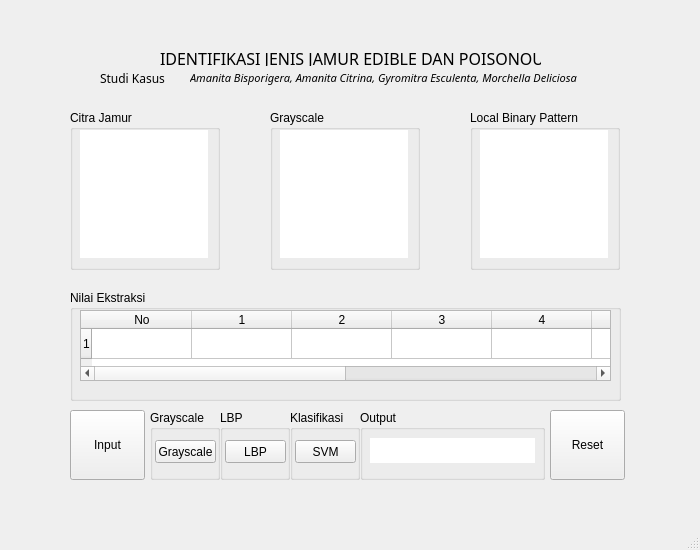
<?xml version="1.0" encoding="UTF-8"?>
<ui version="4.0">
 <class>MainWindow</class>
 <widget class="QMainWindow" name="MainWindow">
  <property name="geometry">
   <rect>
    <x>0</x>
    <y>0</y>
    <width>700</width>
    <height>550</height>
   </rect>
  </property>
  <property name="windowTitle">
   <string>Tugas Akhir Jamur</string>
  </property>
  <widget class="QWidget" name="centralwidget">
   <widget class="QLabel" name="label_Judul1">
    <property name="geometry">
     <rect>
      <x>160</x>
      <y>50</y>
      <width>381</width>
      <height>16</height>
     </rect>
    </property>
    <property name="font">
     <font>
      <family>Bahnschrift Light</family>
      <pointsize>12</pointsize>
      <weight>50</weight>
      <bold>false</bold>
     </font>
    </property>
    <property name="text">
     <string>IDENTIFIKASI JENIS JAMUR EDIBLE DAN POISONOUS</string>
    </property>
   </widget>
   <widget class="QLabel" name="label_Judul3">
    <property name="geometry">
     <rect>
      <x>190</x>
      <y>70</y>
      <width>401</width>
      <height>16</height>
     </rect>
    </property>
    <property name="font">
     <font>
      <family>Bahnschrift Light</family>
      <pointsize>8</pointsize>
      <italic>true</italic>
     </font>
    </property>
    <property name="text">
     <string>Amanita Bisporigera, Amanita Citrina, Gyromitra Esculenta, Morchella Deliciosa</string>
    </property>
   </widget>
   <widget class="QLabel" name="label_Judul2">
    <property name="geometry">
     <rect>
      <x>100</x>
      <y>70</y>
      <width>71</width>
      <height>16</height>
     </rect>
    </property>
    <property name="font">
     <font>
      <family>Bahnschrift Light</family>
     </font>
    </property>
    <property name="text">
     <string>Studi Kasus   : </string>
    </property>
   </widget>
   <widget class="QGroupBox" name="groupBox_CitraJamur">
    <property name="geometry">
     <rect>
      <x>70</x>
      <y>110</y>
      <width>150</width>
      <height>160</height>
     </rect>
    </property>
    <property name="title">
     <string>Citra Jamur</string>
    </property>
    <widget class="QLabel" name="label_CitraJamur">
     <property name="geometry">
      <rect>
       <x>10</x>
       <y>20</y>
       <width>128</width>
       <height>128</height>
      </rect>
     </property>
     <property name="styleSheet">
      <string notr="true">background-color: rgb(255, 255, 255);</string>
     </property>
     <property name="text">
      <string/>
     </property>
    </widget>
   </widget>
   <widget class="QGroupBox" name="groupBox_Grayscale">
    <property name="geometry">
     <rect>
      <x>270</x>
      <y>110</y>
      <width>150</width>
      <height>160</height>
     </rect>
    </property>
    <property name="title">
     <string>Grayscale</string>
    </property>
    <widget class="QLabel" name="label_Grayscale">
     <property name="geometry">
      <rect>
       <x>10</x>
       <y>20</y>
       <width>128</width>
       <height>128</height>
      </rect>
     </property>
     <property name="styleSheet">
      <string notr="true">background-color: rgb(255, 255, 255);</string>
     </property>
     <property name="text">
      <string/>
     </property>
    </widget>
   </widget>
   <widget class="QGroupBox" name="groupBox_LBP">
    <property name="geometry">
     <rect>
      <x>470</x>
      <y>110</y>
      <width>150</width>
      <height>160</height>
     </rect>
    </property>
    <property name="title">
     <string>Local Binary Pattern</string>
    </property>
    <widget class="QLabel" name="label_LBP">
     <property name="geometry">
      <rect>
       <x>10</x>
       <y>20</y>
       <width>128</width>
       <height>128</height>
      </rect>
     </property>
     <property name="styleSheet">
      <string notr="true">background-color: rgb(255, 255, 255);</string>
     </property>
     <property name="text">
      <string/>
     </property>
    </widget>
   </widget>
   <widget class="QGroupBox" name="groupBox_NilaiEkstraksi">
    <property name="geometry">
     <rect>
      <x>70</x>
      <y>290</y>
      <width>551</width>
      <height>111</height>
     </rect>
    </property>
    <property name="title">
     <string>Nilai Ekstraksi</string>
    </property>
    <widget class="QTableWidget" name="tableWidget_NilaiEkstraksi">
     <property name="geometry">
      <rect>
       <x>10</x>
       <y>20</y>
       <width>531</width>
       <height>71</height>
      </rect>
     </property>
     <row>
      <property name="text">
       <string>1</string>
      </property>
     </row>
     <column>
      <property name="text">
       <string>No</string>
      </property>
     </column>
     <column>
      <property name="text">
       <string>1</string>
      </property>
     </column>
     <column>
      <property name="text">
       <string>2</string>
      </property>
     </column>
     <column>
      <property name="text">
       <string>3</string>
      </property>
     </column>
     <column>
      <property name="text">
       <string>4</string>
      </property>
     </column>
     <column>
      <property name="text">
       <string>5</string>
      </property>
     </column>
     <column>
      <property name="text">
       <string>6</string>
      </property>
     </column>
     <column>
      <property name="text">
       <string>7</string>
      </property>
     </column>
     <column>
      <property name="text">
       <string>8</string>
      </property>
     </column>
     <column>
      <property name="text">
       <string>9</string>
      </property>
     </column>
    </widget>
   </widget>
   <widget class="QPushButton" name="pushButton_Input">
    <property name="geometry">
     <rect>
      <x>70</x>
      <y>410</y>
      <width>75</width>
      <height>70</height>
     </rect>
    </property>
    <property name="text">
     <string>Input</string>
    </property>
   </widget>
   <widget class="QGroupBox" name="groupBox_Grayscl">
    <property name="geometry">
     <rect>
      <x>150</x>
      <y>410</y>
      <width>70</width>
      <height>70</height>
     </rect>
    </property>
    <property name="title">
     <string>Grayscale</string>
    </property>
    <widget class="QPushButton" name="pushButton_Grayscale">
     <property name="geometry">
      <rect>
       <x>5</x>
       <y>30</y>
       <width>61</width>
       <height>23</height>
      </rect>
     </property>
     <property name="text">
      <string>Grayscale</string>
     </property>
    </widget>
   </widget>
   <widget class="QGroupBox" name="groupBox_lbp">
    <property name="geometry">
     <rect>
      <x>220</x>
      <y>410</y>
      <width>70</width>
      <height>70</height>
     </rect>
    </property>
    <property name="title">
     <string>LBP</string>
    </property>
    <widget class="QPushButton" name="pushButton_LBP">
     <property name="geometry">
      <rect>
       <x>5</x>
       <y>30</y>
       <width>61</width>
       <height>23</height>
      </rect>
     </property>
     <property name="text">
      <string>LBP</string>
     </property>
    </widget>
   </widget>
   <widget class="QGroupBox" name="groupBox_Klasifikasi">
    <property name="geometry">
     <rect>
      <x>290</x>
      <y>410</y>
      <width>70</width>
      <height>70</height>
     </rect>
    </property>
    <property name="title">
     <string>Klasifikasi</string>
    </property>
    <widget class="QPushButton" name="pushButton_SVM">
     <property name="geometry">
      <rect>
       <x>5</x>
       <y>30</y>
       <width>61</width>
       <height>23</height>
      </rect>
     </property>
     <property name="text">
      <string>SVM</string>
     </property>
    </widget>
   </widget>
   <widget class="QGroupBox" name="groupBox_Output">
    <property name="geometry">
     <rect>
      <x>360</x>
      <y>410</y>
      <width>185</width>
      <height>70</height>
     </rect>
    </property>
    <property name="title">
     <string>Output</string>
    </property>
    <widget class="QLabel" name="label_Output">
     <property name="geometry">
      <rect>
       <x>10</x>
       <y>28</y>
       <width>165</width>
       <height>25</height>
      </rect>
     </property>
     <property name="styleSheet">
      <string notr="true">background-color: rgb(255, 255, 255);</string>
     </property>
     <property name="text">
      <string/>
     </property>
    </widget>
   </widget>
   <widget class="QPushButton" name="pushButton_Reset">
    <property name="geometry">
     <rect>
      <x>550</x>
      <y>410</y>
      <width>75</width>
      <height>70</height>
     </rect>
    </property>
    <property name="text">
     <string>Reset</string>
    </property>
   </widget>
  </widget>
  <widget class="QStatusBar" name="statusbar"/>
 </widget>
 <resources/>
 <connections/>
</ui>
